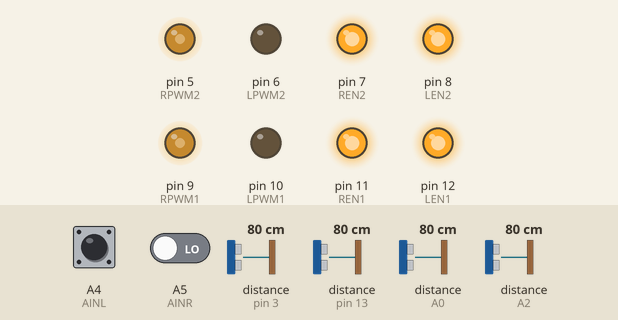
Recording of a sketch running on a simulated Arduino Uno, built with avr-gcc and run on an emulated ATmega328P. On the bench: output pins drawn as LEDs (lit = HIGH). Wiring (inferred from the names in the program): 4 × ultrasonic range finder: trigger pin 2, echo pin 3 / trigger pin 4, echo pin 13 / trigger A1, echo A0 / trigger A3, echo A2. Dashed ring = blinking. The inputs (shaded band) are chosen by the test bench; at power-on: A5 (AINR) LOW, distance to the obstacle (sensors on pin 3, A0, pin 13, A2) 80 cm, A4 (AINL) HIGH. The echo pulse lasts 58.3 µs per cm; pins used as bus, display or sensor lines are not drawn.

Above: at 1.4 s.
1.5 s: A5 (AINR) driven HIGH
At 3.6 s:
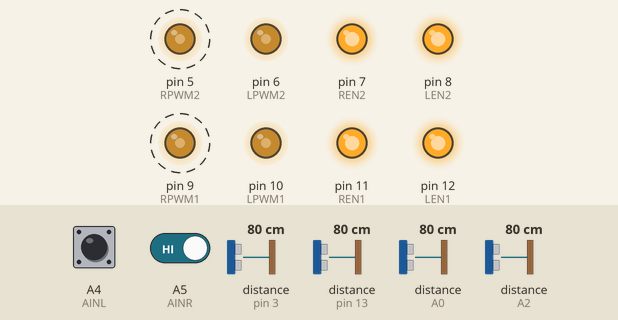
4.8 s: distance to the obstacle (sensor on pin 3) set to 64 cm
8.1 s: distance to the obstacle (sensor on pin 3) set to 55 cm
At 9.1 s:
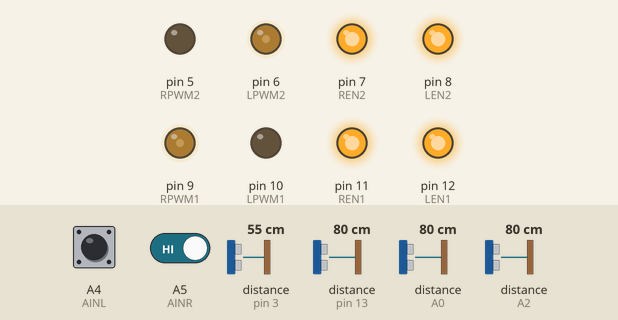
10.2 s: distance to the obstacle (sensor on A0) set to 59 cm
11.7 s: distance to the obstacle (sensor on A0) set to 50 cm
At 12.5 s:
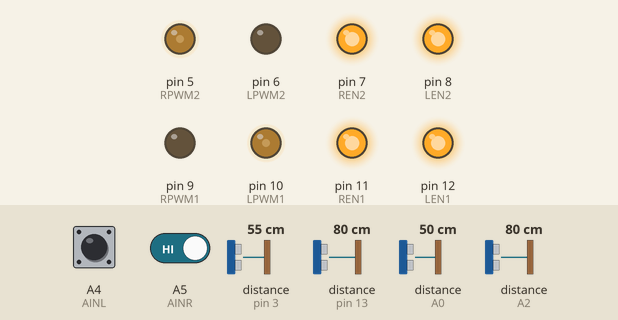
13.2 s: distance to the obstacle (sensor on pin 13) set to 64 cm
14.7 s: distance to the obstacle (sensor on pin 13) set to 56 cm
At 15.4 s:
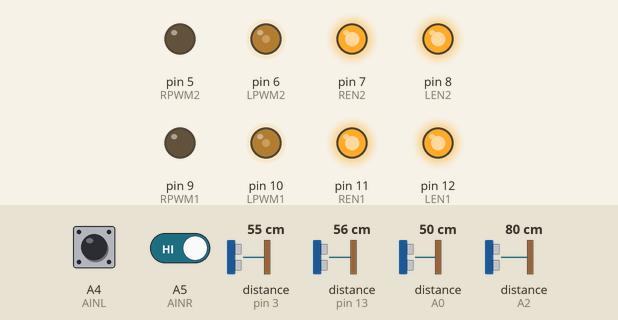
Timing chart, 0 to 17.2 s (numbered marks = the images above; inputs shaded):
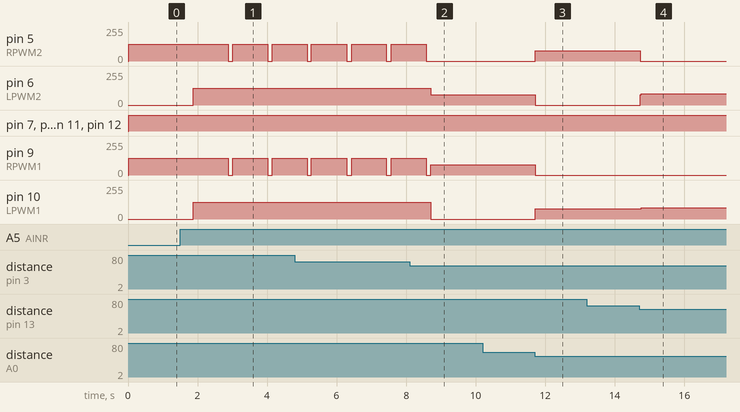

Measured:
- the behaviour switches between 61 and 60 cm on distance to the obstacle (sensor on pin 3) (found by bisection; images 1 and 2)
- the behaviour switches between 56 and 55 cm on distance to the obstacle (sensor on A0) (found by bisection; images 2 and 3)
- the behaviour switches between 61 and 60 cm on distance to the obstacle (sensor on pin 13) (found by bisection; images 3 and 4)
- after the input at 1.5 s, pin 5 (RPWM2), pin 9 (RPWM1): alternates 127/255 for 1.0 s and 0/255 for 0.13 s, starting after 1.4 s; pin 6 (LPWM2), pin 10 (LPWM1): 0/255 → 127/255 after 0.38 s
- after the input at 8.1 s, pin 5 (RPWM2): goes on until 8.6 s, then stays 0/255; pin 6 (LPWM2): 127/255 → 76/255 after 0.61 s; pin 10 (LPWM1): 127/255 → 0/255 after 0.61 s
- after the input at 10.2 s, every drawn part: stays the same
- after the input at 11.7 s, pin 5 (RPWM2), pin 10 (LPWM1): 0/255 → 76/255 at once; pin 6 (LPWM2), pin 9 (RPWM1): 76/255 → 0/255 at once
- after the input at 13.2 s, every drawn part: stays the same
- after the input at 14.7 s, pin 5 (RPWM2): 76/255 → 0/255 at once; pin 6 (LPWM2): 0/255 → 86/255 at once; pin 10 (LPWM1): 76/255 → 86/255 after 0.06 s

The sketch:

sketch_kronosai6.ino
```cpp
#define RPWM2 5
#define LPWM2 6
#define REN2 7
#define LEN2 8
#define RPWM1 9
#define LPWM1 10
#define REN1 11
#define LEN1 12
#define moveSpeed 127
#define maxRange  60                   // Adjustable - 60 for ASICUP
int trig1 = 4,    echo1 = 13;
int trig2 = A1,   echo2 = A0;
int trig3 = 2,    echo3 = 3;
int trig4 = A3,   echo4 = A2;
int AINL = A4;
int AINR = A5;
int spd = moveSpeed * 0.6;
bool holding = false;
unsigned long holdStartTime = 0;
int holdStage = 0;
void setup() {
  pinMode(trig1, OUTPUT); pinMode(echo1, INPUT);
  pinMode(trig2, OUTPUT); pinMode(echo2, INPUT);
  pinMode(trig3, OUTPUT); pinMode(echo3, INPUT);
  pinMode(trig4, OUTPUT); pinMode(echo4, INPUT);
  pinMode(LPWM1, OUTPUT); pinMode(RPWM1, OUTPUT);
  pinMode(LPWM2, OUTPUT); pinMode(RPWM2, OUTPUT);
  pinMode(LEN1, OUTPUT);  pinMode(LEN2, OUTPUT);
  pinMode(REN1, OUTPUT);  pinMode(REN2, OUTPUT);
  pinMode(AINL, INPUT);   pinMode(AINR, INPUT);
} long getDistance(int trig, int echo) {
  digitalWrite(trig, LOW); delayMicroseconds(2);
  digitalWrite(trig, HIGH); delayMicroseconds(10);
  digitalWrite(trig, LOW);
  long duration = pulseIn(echo, HIGH);
  return (duration == 0) ? 999 : (duration / 2) / 29.1;
} void loop() {
  long d1 = getDistance(trig1, echo1); long d3 = getDistance(trig3, echo3);
  long d2 = getDistance(trig2, echo2); long d4 = getDistance(trig4, echo4);
  digitalWrite(LEN1, HIGH); digitalWrite(LEN2, HIGH);
  digitalWrite(REN1, HIGH); digitalWrite(REN2, HIGH);
  if (holding) {
    unsigned long currentMillis = millis();
    if (holdStage == 0 && currentMillis - holdStartTime >= 1000) {
      analogWrite(LPWM1, moveSpeed); analogWrite(RPWM1, 0);
      analogWrite(LPWM2, moveSpeed); analogWrite(RPWM2, 0);
      holdStage = 1;
      holdStartTime = currentMillis;
    } else if (holdStage == 1 && currentMillis - holdStartTime >= 100) {
      holding = false;
      holdStage = 0;
    }
    return;
  } if (!digitalRead(AINL) || !digitalRead(AINR)) {
    reverseAndTurn();
    return;
  } int attackSpeed = calculateAttackSpeed(d1, d2);
  if (d1 < maxRange || d4 < maxRange) {
    int nearest = min(d1, d2);
    adjustAttackSpeed(nearest, attackSpeed);
    return;
  } if (d3 < maxRange || d2 < maxRange) {
    if (d3 < d2) {
      turnLeft();
    } else {
      turnRight();
    }
    return;
  }
  holding = true;
  holdStartTime = millis();
  holdStage = 0;
  analogWrite(LPWM1, moveSpeed); analogWrite(RPWM1, moveSpeed);
  analogWrite(LPWM2, moveSpeed); analogWrite(RPWM2, moveSpeed);
} int calculateAttackSpeed(long dist1, long dist2) {
  int nearest = min(dist1, dist2);
  int speed;
  if (nearest <= 10) {
    speed = moveSpeed;
  } else if (nearest <= 40) {
    speed = map(nearest, 20, 40, moveSpeed * 0.9, moveSpeed * 0.8);
  } else {
    speed = 127 * 0.7;
  }
  return speed;
} void adjustAttackSpeed(int nearest, int attackSpeed) {
  int rampStep = 10;
  int rampDelay;
  if (nearest > 40) {
    rampDelay = 30;
  } else if (nearest > 20) {
    rampDelay = 15;
  } else {
    rampDelay = 0;
  } for (spd; spd <= attackSpeed; spd += rampStep) {
    analogWrite(LPWM1, spd); analogWrite(RPWM1, 0);
    analogWrite(LPWM2, spd); analogWrite(RPWM2, 0);
    if (rampDelay > 0) delay(rampDelay);
  }
} void hold() {
  analogWrite(LPWM1, moveSpeed); analogWrite(RPWM1, moveSpeed);
  analogWrite(LPWM2, moveSpeed); analogWrite(RPWM2, moveSpeed);
} void turnLeft() {
  analogWrite(LPWM1, 0); analogWrite(RPWM1, spd);
  analogWrite(LPWM2, spd); analogWrite(RPWM2, 0);
} void turnRight() {
  analogWrite(LPWM1, spd); analogWrite(RPWM1, 0);
  analogWrite(LPWM2, 0); analogWrite(RPWM2, spd);
} void reverseAndTurn() {
  analogWrite(LPWM1, 0); analogWrite(RPWM1, moveSpeed);
  analogWrite(LPWM2, 0); analogWrite(RPWM2, moveSpeed);
  delay(600);
}
```
